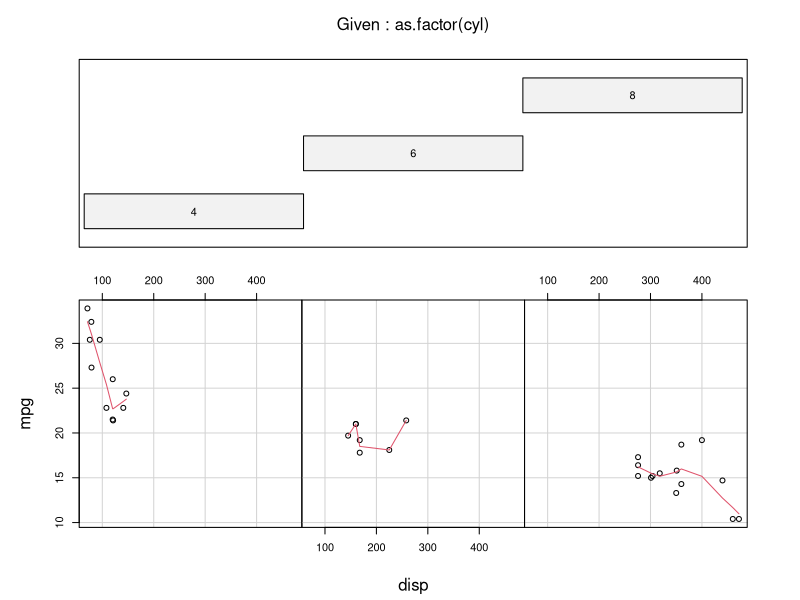
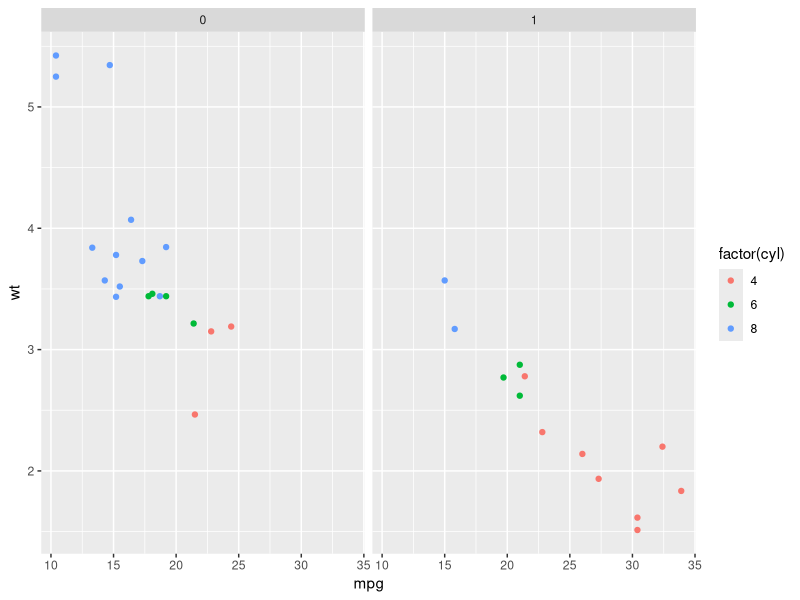

Source code (R) for these figures, in order:
## ---- chunk 1
library(knitr)
library(kableExtra)
library(ggplot2)

## ---- chunk 2
data("mtcars")
kable(head(mtcars,5))

## ---- chunk 3
require(graphics)
coplot(mpg ~ disp | as.factor(cyl), data = mtcars, panel = panel.smooth, rows = 1)
## ---- chunk 4
ggplot(mtcars, aes(mpg, wt)) +geom_point(aes(colour=factor(cyl)))+facet_grid(.~am)
